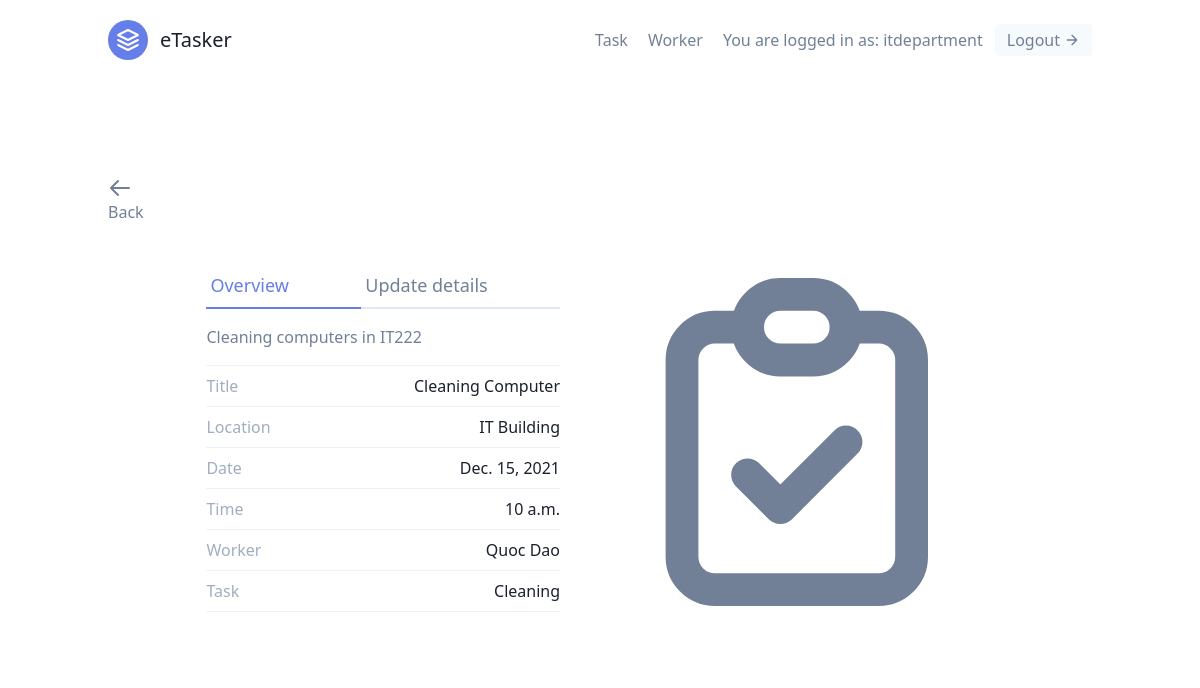
The app's page /tasks/3/ (signed in), older data.
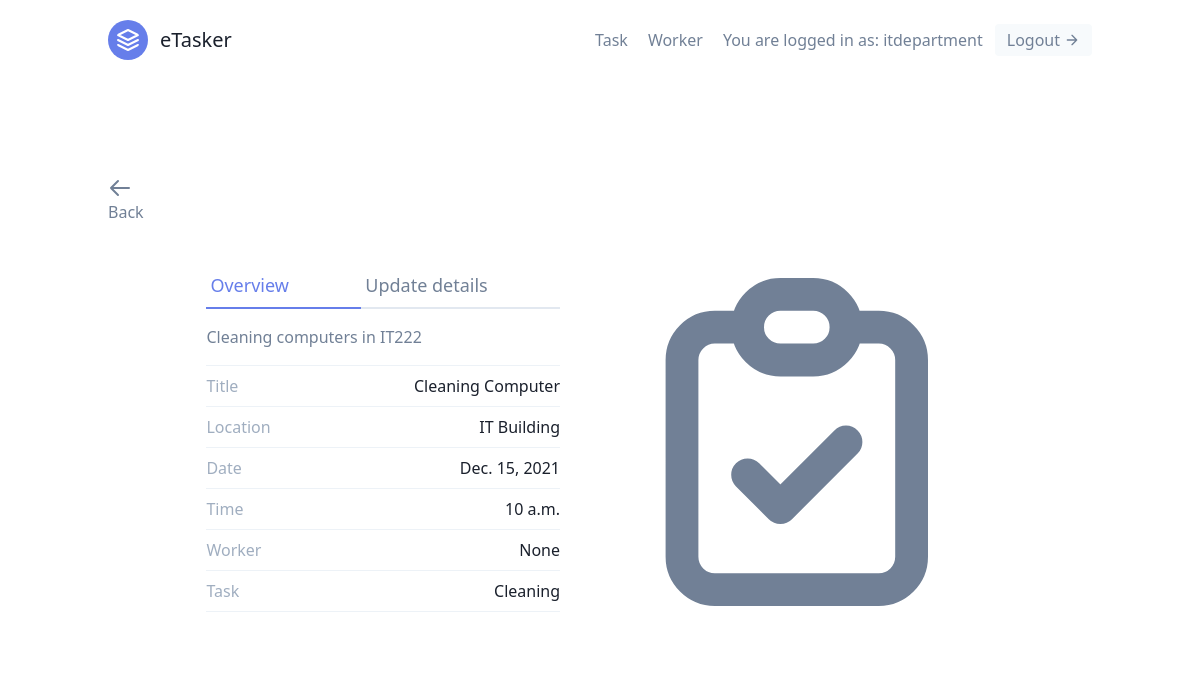
The same page, newer data.
### tasks/models.py (models this page shows, shortened)
class Task(models.Model):
    LOCATION_CHOICES = (
        ('Elizah Hall', 'Elizah Hall'),
        ('Solomon Hall', 'Solomon Hall'),
        ('Eve Hall', 'Eve Hall'),
        ('Sarah Hall', 'Sarah Hall'),
        ('Esther Hall', 'Esther Hall'),
        ('Ruth Hall', 'Ruth Hall'),
        ('Guest House', 'Guest House'),
        ('Library', 'Library'),
        ('Cafeteria', 'Cafeteria'),
        ('IT Building', 'IT Building'),
        ('Admin Building', 'Admin Building'),
        ('Science Building', 'Science Building'),
        ('Hope Channel', 'Hope Channel'),
        ('Church', 'Church'),
        ('Other', 'Other'),
        )
    Task_CHOICES = (
        ('Assistant', 'Assistant'),
        ('Cleaning', 'Cleaning'),
        ('Church Service', 'Church Service'),
        ('Monitor', 'Monitor'),
        ('Tutoring', 'Tutoring'),
        ('Supervising', 'Supervising'),
        ('Other', 'Other'),
    )
    date_added = models.DateTimeField(auto_now_add=True)
    title = models.CharField(max_length=100)
    time = models.TimeField(auto_now=False, auto_now_add=False)
    on_date = models.DateField(null=True)
    location = models.CharField(choices=LOCATION_CHOICES, max_length=100)
    task = models.CharField(choices=Task_CHOICES, max_length=50, null=True, blank=True)
    description = models.TextField(null=True, blank=True)
    department = models.ForeignKey(UserProfile, on_delete=models.CASCADE)
    worker = models.ForeignKey('Worker', null=True, blank=True, on_delete=models.SET_NULL)

class Worker(models.Model):
    user = models.OneToOneField(User, on_delete=CASCADE)
    department = models.ForeignKey(UserProfile, on_delete=models.CASCADE)
    def __str__(self):
        return f'{self.user.first_name} {self.user.last_name}'

class User(AbstractUser):
    is_supervisor = models.BooleanField(default=False)
    is_worker = models.BooleanField(default=True)

### tasks/views.py (the view)
# urls.py: path('<int:pk>/', TaskDetailView.as_view(), name='task-detail'),
class TaskDetailView(LoginRequiredMixin, DetailView):
    template_name = 'tasks/task_detail.html'
    context_object_name = 'task'
    def get_queryset(self):
        user = self.request.user
        if user.is_supervisor:
            queryset = Task.objects.filter(department=user.userprofile)
        else:
            queryset = Task.objects.filter(department=user.worker.department)
            queryset = queryset.filter(worker__user=user)
        return queryset

### tasks/templates/tasks/task_detail.html (shortened to what this page needs)
{% extends 'base.html' %} {% block content %}
<section class="text-gray-600 body-font overflow-hidden">
  <div class="container px-5 py-24 mx-auto">
    <a class='hover:text-blue-500' href="{% url 'tasks:task-list' %}">
      <svg xmlns="http://www.w3.org/2000/svg" class="h-6 w-6" fill="none" viewBox="0 0 24 24" stroke="currentColor">
        <path stroke-linecap="round" stroke-linejoin="round" stroke-width="2" d="M10 19l-7-7m0 0l7-7m-7 7h18" />
      </svg>
      Back</a>
    <div class="lg:w-4/5 mx-auto flex flex-wrap">
      <div class="lg:w-1/2 w-full lg:pr-10 lg:py-6 mb-6 lg:mb-0">
        <div class="flex mb-4">
        <a href="{% url 'tasks:task-detail' task.pk %}" class="flex-grow text-indigo-500 border-b-2 border-indigo-500 py-2 text-lg px-1">Overview</a>
        <a href="{% url 'tasks:task-update' task.pk %}" class="flex-grow border-b-2 border-gray-300 py-2 text-lg px-1">Update details</a>
        </div>
        <p class="tasking-relaxed mb-4">{{ task.description }}</p>
        <div class="flex border-t border-gray-200 py-2">
          <span class="text-gray-500">Title</span>
          <span class="ml-auto text-gray-900">{{ task.title }}</span>
        </div>
        <div class="flex border-t border-gray-200 py-2">
          <span class="text-gray-500">Location</span>
          <span class="ml-auto text-gray-900">{{ task.location }}</span>
        </div>
        <div class="flex border-t border-gray-200 py-2">
          <span class="text-gray-500">Date</span>
          <span class="ml-auto text-gray-900">{{ task.on_date }}</span>
        </div>
        <div class="flex border-t border-gray-200 py-2">
          <span class="text-gray-500">Time</span>
          <span class="ml-auto text-gray-900">{{ task.time }}</span>
        </div>
        <div class="flex border-t border-gray-200 py-2">
          <span class="text-gray-500">Worker</span>
          <span class="ml-auto text-gray-900">{{ task.worker }}</span>
        </div>
        <div class="flex border-t border-b mb-6 border-gray-200 py-2">
          <span class="text-gray-500">Task</span>
          <span class="ml-auto text-gray-900">{{ task.task }}</span>
        </div>
      </div>
      {% load static %}
    </div>
  </div>
</section>
{% endblock content %}

Row changes from the older to the newer data that the page shows:
changed Task "Cleaning computers in IT222": worker "Quoc Dao" → "None"
